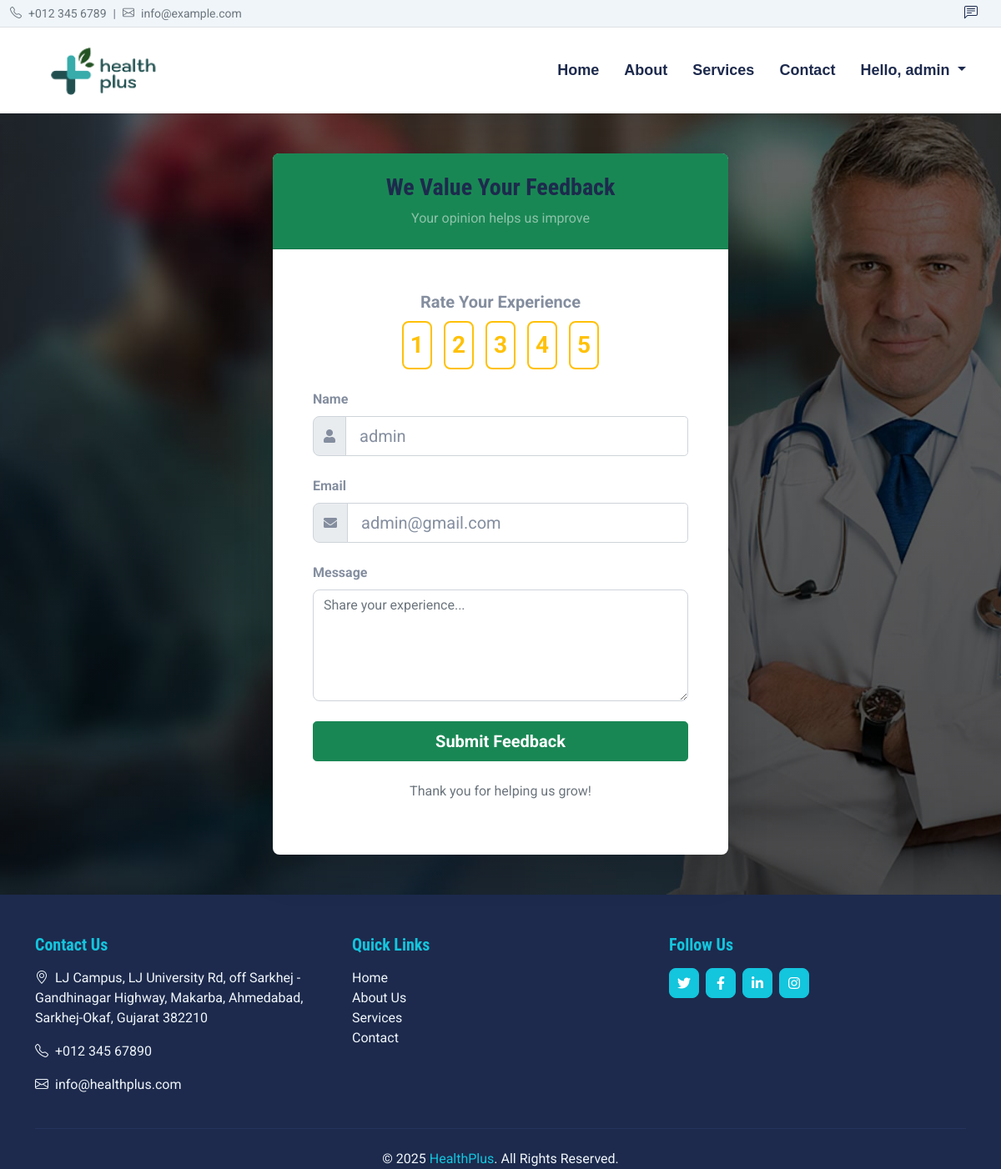
The app's page /feedback (signed in), older data.
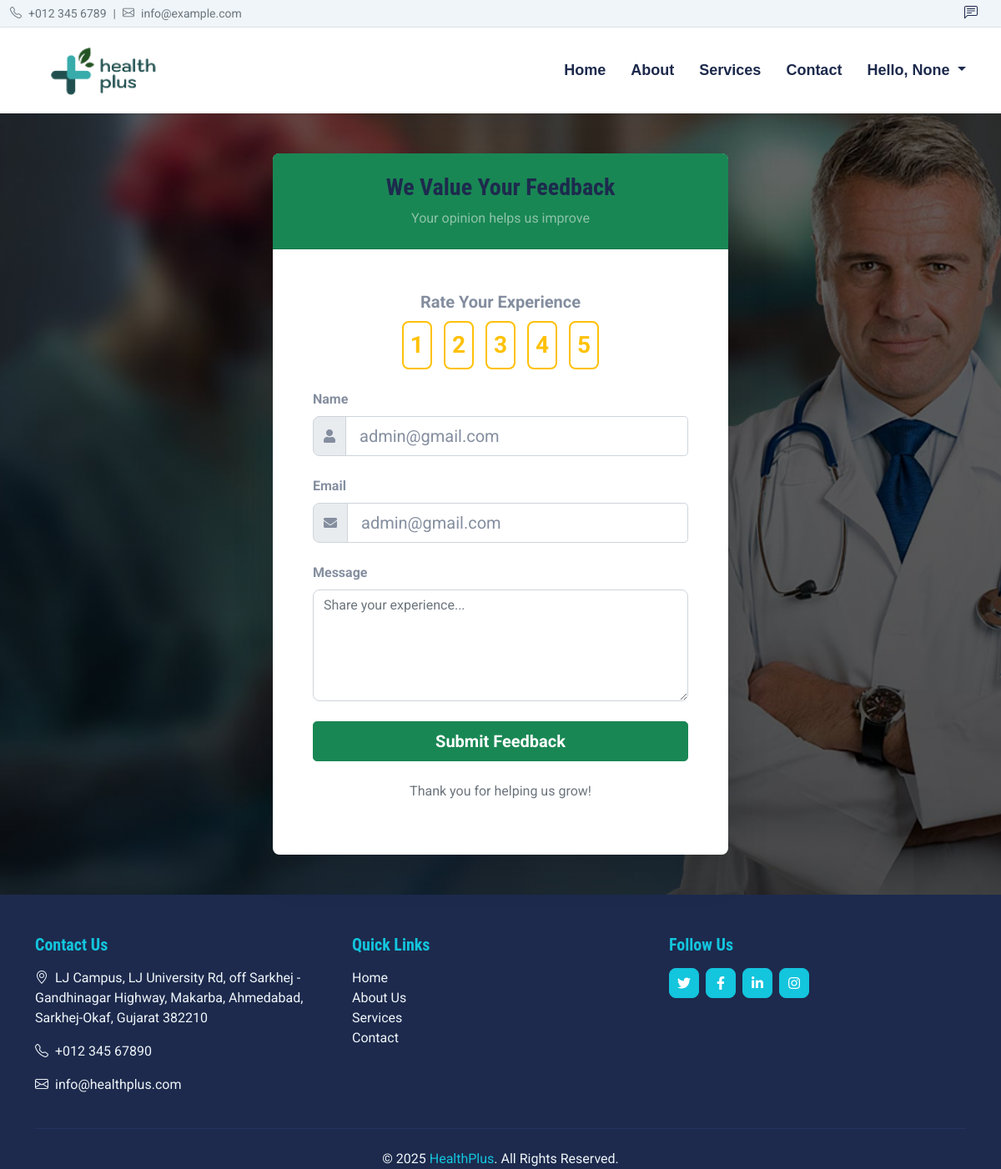
The same page, newer data.
### healthcare/models.py (models this page shows, shortened)
class CustomUser(AbstractUser):
    ROLE_CHOICES = (
        ('patient', 'Patient'),
        ('doctor', 'Doctor'),
        ('admin', 'Admin'),
    )
    username = None
    email = models.EmailField(unique=True, db_index=True)
    role = models.CharField(max_length=20, choices=ROLE_CHOICES, default='patient')
    first_name = models.CharField(max_length=50)
    last_name = models.CharField(max_length=50, blank=True)
    mobile_number = models.CharField(max_length=15, blank=True, null=True)
    gender = models.CharField(max_length=10, choices=[('male','Male'),('female','Female'),('other','Other')], blank=True)
    dob = models.DateField("Date of Birth", null=True, blank=True)
    address = models.TextField(blank=True)
    image = models.ImageField(upload_to='users/', blank=True, null=True)
    is_email_verified = models.BooleanField(default=False)
    created_at = models.DateTimeField(auto_now_add=True)
    objects = UserManager()
    USERNAME_FIELD = 'email'
    REQUIRED_FIELDS = []
    def get_full_name(self):
        return f"{self.first_name} {self.last_name}".strip() or self.email

### healthcare/views/index.py (the view)
# urls.py: path('feedback',index.feedback,name="feedback"),
def feedback(request):
    if request.method == "POST":
        form = FeedbackForm(request.POST)
        if form.is_valid():
            feedback = form.save(commit=False)
            if request.user.is_authenticated:
                feedback.user = request.user
            feedback.save()
            messages.success(request, "Thank you! Your feedback has been submitted successfully.")
            return redirect('feedback')
        else:
            messages.error(request, "Please correct the errors below.")
    else:
        initial = {}
        if request.user.is_authenticated:
            initial = {
                'name': request.user.get_full_name(),
                'email': request.user.email,
            }
        form = FeedbackForm(initial=initial)
    return render(request, 'pages/feedback.html', {'form': form})

### healthcare/forms.py (shortened to what this page needs)
class FeedbackForm(forms.ModelForm):
    name = forms.CharField(
        max_length=100,
        widget=forms.TextInput(attrs={
            'class': 'form-control form-control-lg',
            'placeholder': 'Your Full Name'
        })
    )
    email = forms.EmailField(
        widget=forms.EmailInput(attrs={
            'class': 'form-control form-control-lg',
            'placeholder': 'you@example.com'
        })
    )
    rating = forms.ChoiceField(
        choices=[(i, f"{i} Star{'s' if i > 1 else ''}") for i in range(1, 6)],
        widget=forms.RadioSelect(attrs={'class': 'btn-check'})
    )
    message = forms.CharField(
        widget=forms.Textarea(attrs={
            'class': 'form-control',
            'rows': 5,
            'placeholder': 'Share your experience...'
        }),
        min_length=10,
        max_length=1000
    )
    class Meta:
        model = Feedback
        fields = ['name', 'email', 'rating', 'message']

### templates/pages/feedback.html (shortened to what this page needs)
{% extends "base/base.html" %}
{% load static %}
{% block content %}
<div class="hero-header">
<div class="container mt-5 mb-5">
    <div class="row justify-content-center">
        <div class="col-md-8 col-lg-6">
            <div class="card shadow-lg border-0 rounded-lg">
                <div class="card-header bg-success text-white text-center py-4">
                    <h3 class="mb-0">We Value Your Feedback</h3>
                    <p class="mb-0 mt-2 text-white-50">Your opinion helps us improve</p>
                </div>
                <div class="card-body p-5">
                    <form method="post">
                        <div class="text-center mb-4">
                            <label class="form-label fw-bold fs-5 d-block">Rate Your Experience</label>
                            <div class="d-inline-block">
                                {% for value, label in form.rating.field.choices %}
                                <label class="btn btn-outline-warning fs-3 px-2" for="rating{{ value }}">
                                    {{ value }}
                                </label>
                                {% endfor %}
                            </div>
                        </div>
                        <div class="mb-4">
                            <label class="form-label fw-bold">{{ form.name.label }}</label>
                            <div class="input-group">
                                <span class="input-group-text"><i class="fas fa-user"></i></span>
                                {{ form.name }}
                            </div>
                        </div>
                        <div class="mb-4">
                            <label class="form-label fw-bold">{{ form.email.label }}</label>
                            <div class="input-group">
                                <span class="input-group-text"><i class="fas fa-envelope"></i></span>
                                {{ form.email }}
                            </div>
                        </div>
                        <div class="mb-4">
                            <label class="form-label fw-bold">{{ form.message.label }}</label>
                            {{ form.message }}
                        </div>
                        <div class="d-grid">
                            <button type="submit" class="btn btn-success btn-lg">
                                Submit Feedback
                            </button>
                        </div>
                    </form>
                    <div class="text-center mt-4">
                        <p class="text-muted">Thank you for helping us grow!</p>
                    </div>
                </div>
            </div>
        </div>
    </div>
</div>
{% endblock %}

### templates/base/base.html (shortened to what the changed rows need)
{% load static %}
<!DOCTYPE html>
<html lang="en">
<head>
    <link href="https://cdnjs.cloudflare.com/ajax/libs/font-awesome/5.15.0/css/all.min.css" rel="stylesheet">
    <link href="https://cdn.jsdelivr.net/npm/bootstrap-icons@1.10.5/font/bootstrap-icons.css" rel="stylesheet">
    <link href="{% static 'lib/owlcarousel/assets/owl.carousel.min.css' %}" rel="stylesheet">
    <link href="{% static 'lib/tempusdominus/css/tempusdominus-bootstrap-4.min.css' %}" rel="stylesheet" />
    <link href="{% static 'css/bootstrap.min.css' %}" rel="stylesheet">
    <link href="{% static 'css/style.css' %}" rel="stylesheet">
</head>
<body>
    <nav class="navbar navbar-expand-lg navbar-light bg-white shadow-sm sticky-top py-2">
        <div class="container">
            <div class="collapse navbar-collapse" id="navbarCollapse">
                <ul class="navbar-nav ms-auto mb-2 mb-lg-0">
                    {% if user.is_authenticated %}
                        <li class="nav-item dropdown">
                            <a class="nav-link dropdown-toggle" href="#" data-bs-toggle="dropdown">
                                Hello, {{ user.first_name|default:user.username }}
                            </a>
                        </li>
                    {% endif %}
                </ul>
            </div>
        </div>
    </nav>
    <main>
        {% block content %}
        {% endblock %}
    </main>
</body>
</html>

Row changes from the older to the newer data that the page shows:
changed CustomUser "admin@gmail.com": first_name "admin" → "None"
Text that changed along with them:
form field name: "admin" → "admin@gmail.com"
